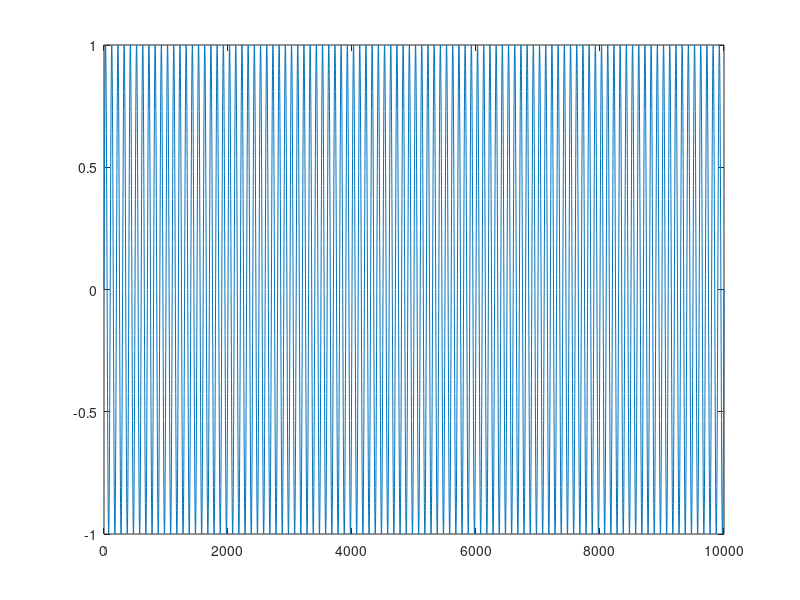
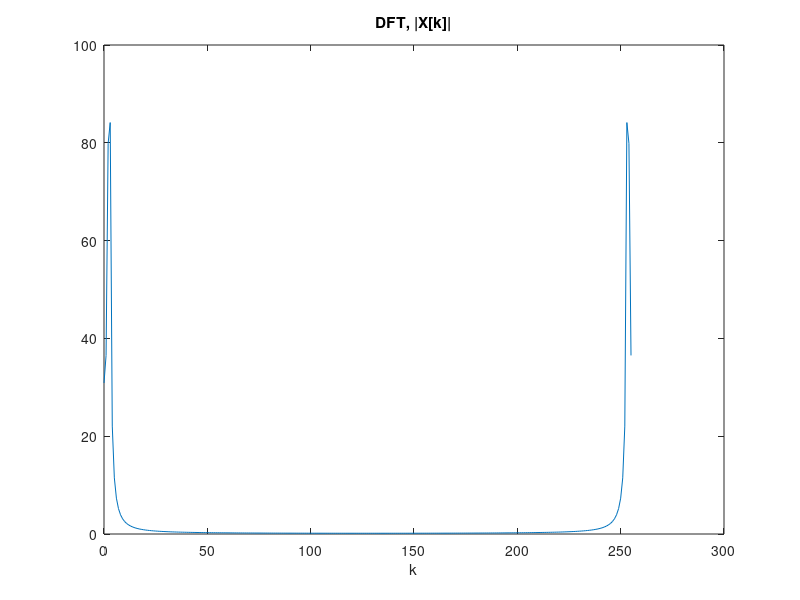

Source code (MATLAB) for these figures, in order:
clc;clear;close all;

Fs = 10000; %what is the sampling f should be?
n = 0:1*Fs;
x = sin(2*pi*100*n/Fs);
figure(1);
plot(n,x); 
X = fft(x,256);
Xmag = abs(X);
Xphase = angle(X);
figure(2);
plot(0:255,Xmag); 
title('DFT, |X[k]|'), xlabel('k')